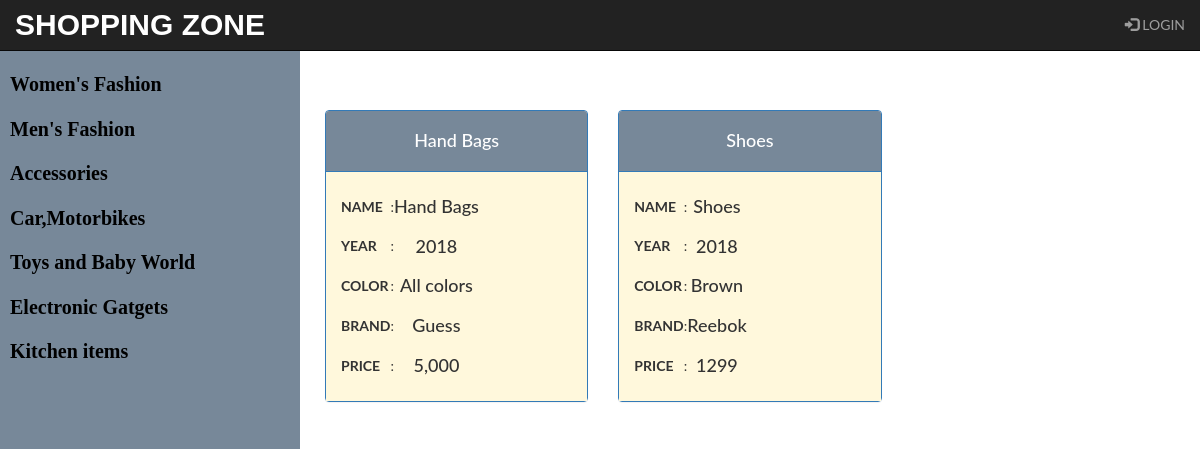
/Store/3/AllCompanys, run on the app's committed database.
### Database_Set.py (models this page shows, shortened)
class Shopping(Base):
    __tablename__ = 'shopping'
    id = Column(Integer, primary_key=True)
    name = Column(String(250), nullable=False)
    user_id = Column(Integer, ForeignKey('user.id'))
    user = relationship(User, backref="shopping")

class BrandName(Base):
    __tablename__ = 'brandname'
    id = Column(Integer, primary_key=True)
    name = Column(String(350), nullable=False)
    year = Column(String(150))
    color = Column(String(150))
    brand = Column(String(150))
    price = Column(String(10))
    shoppingid = Column(Integer, ForeignKey('shopping.id'))
    shopping = relationship(
        Shopping, backref=backref('brandname', cascade='all, delete'))
    user_id = Column(Integer, ForeignKey('user.id'))
    user = relationship(User, backref="brandname")

### main.py (the view)
@app.route('/Store/<int:mvid>/AllCompanys')
def shopBrand(mvid):
    mve_dg = session.query(Shopping).all()
    mve = session.query(Shopping).filter_by(id=mvid).one()
    mvbe = session.query(BrandName).filter_by(shoppingid=mvid).all()
    try:
        if login_session['username']:
            return render_template('ShopBrand.html', mve_dg=mve_dg,
                                   mve=mve, mvbe=mvbe,
                                   uname=login_session['username'])
    except:
        return render_template('ShopBrand.html',
                               mve_dg=mve_dg, mve=mve, mvbe=mvbe)

### templates/ShopBrand.html (shortened to what this page needs)
{% include 'nav.html' %}
<div class="main">
{% block content %}
<div class="row" style="margin: 10px;">
{% for mvb in mvbe %}
	<div class="col-sm-4 text-center">
		<div class="panel panel-primary">
			<div class="panel-heading"style="background-color:LightSlateGray">
				<h4>{{ mvb.name }}</h4>
			</div>
			<div class="panel-body text-center"style="background-color:Cornsilk">
				<table>
					<tr><th>NAME</th><td>:</td><td><h4>{{ mvb.name }}
					</h4></td></tr>
					<tr><th>YEAR</th><td>:</td><td><h4>{{ mvb.year }}</h4></td></tr>
					<tr><th>COLOR</th><td>:</td><td><h4>{{ mvb.color }}</h4></td></tr>
					<tr><th>BRAND</th><td>:</td><td><h4>{{ mvb.brand }}</h4></td></tr>
					<tr><th>PRICE</th><td>:</td><td><h4>{{ mvb.price }}</h4></td></tr>
				</table>
			</div>
		</div>
	</div>
{% endfor %}
</div>
{% endblock content %}
</div>

### templates/nav.html (shortened to what this page needs)
<!DOCTYPE html>
<html lang="en">
<head>
  <link rel="stylesheet" href="https://maxcdn.bootstrapcdn.com/bootstrap/3.3.7/css/bootstrap.min.css">
</head>
<body>
<nav class="navbar navbar-inverse  navbar-fixed-top">
  <div class="container-fluid">
    <div class="navbar-header">
      <a class="navbar-brand" style="font-weight:bolder;font-size:30px;font-family:Comic Sans MS, cursive, sans-serif;color:white" href="{{ url_for('home') }}">SHOPPING ZONE</a>
    </div>
    <ul class="nav navbar-nav navbar-right">
      {% if 'username' in session %}
            <li><button class="btn btn-warning mr-sm-2" style="margin-top: 5px;background-color:LightSlateGray"><a style="color:white;font-weight:bold "href="{{ url_for('addShopCategory')}}">ADD SHOPPING CATEGORY</a></button></li>
            <li style="margin: 10px;"><p class="text-primary mr-sm-2">{{ session.username }}</p></li>
            <li><a href="{{ url_for('logout')}}"><span class="glyphicon glyphicon-log-in"></span> LOGOUT</a></li>
      {% else %}
            <li><a href="{{ url_for('showLogin')}}"><span class="glyphicon glyphicon-log-in"></span> LOGIN</a></li>
      {% endif %}
    </ul>
  </div>
</nav>
<div class="sidenav">
  <table>
      {% for mv in mve_dg %}
      <tr>
          <td><a href="{{ url_for('shopBrand',mvid=mv.id)}}">{{mv.name}}</a></td>
        </tr>
      {% endfor %}
  </table>
</div>
</body>
</html>

### templates/nav.html (style rules this page uses)
body { font-family: "Lato", sans-serif; }
.sidenav { height: 100%; width: 300px; position: fixed; z-index: 1; top: 40px; left: 0; background-color: LightSlateGray; overflow-x: visible; padding-top: 20px; }
.sidenav a { padding: 10px 6px 6px 10px; text-decoration: none; font-weight:bold; font-family: "Times New Roman", Times, serif; font-size: 20px; color: black; display: block; }
.main { margin-left: 300px; }

### data on the page
Shopping: name "Women's Fashion"
Shopping: name "Men's Fashion"
Shopping: name "Accessories"
Shopping: name "Car,Motorbikes"
Shopping: name "Toys and Baby World"
Shopping: name "Electronic Gatgets"
Shopping: name "Kitchen items"
BrandName: name "Hand Bags", year "2018", color "All colors", brand "Guess", price "5,000"
BrandName: name "Shoes", year "2018", color "Brown", brand "Reebok", price "1299"
